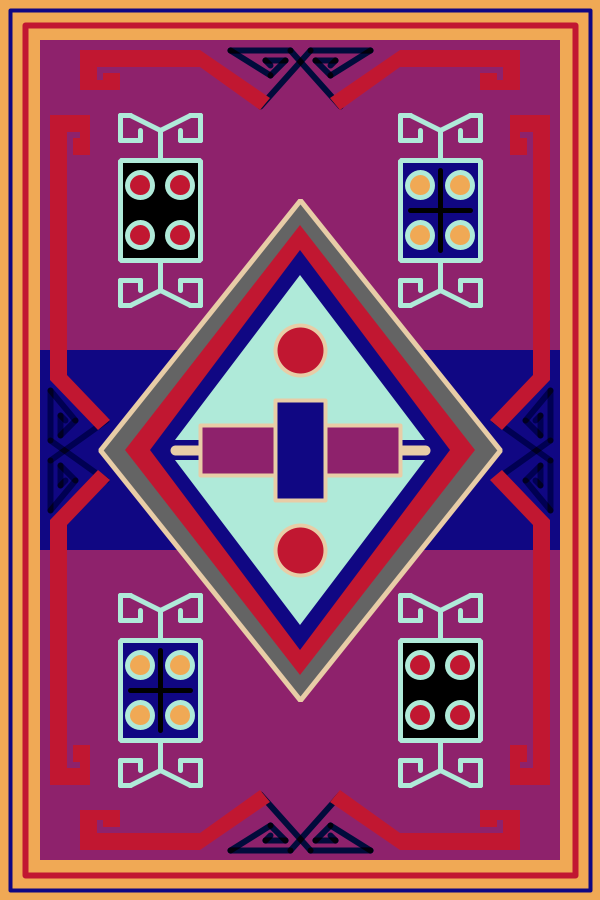
Frame 1 (no input)
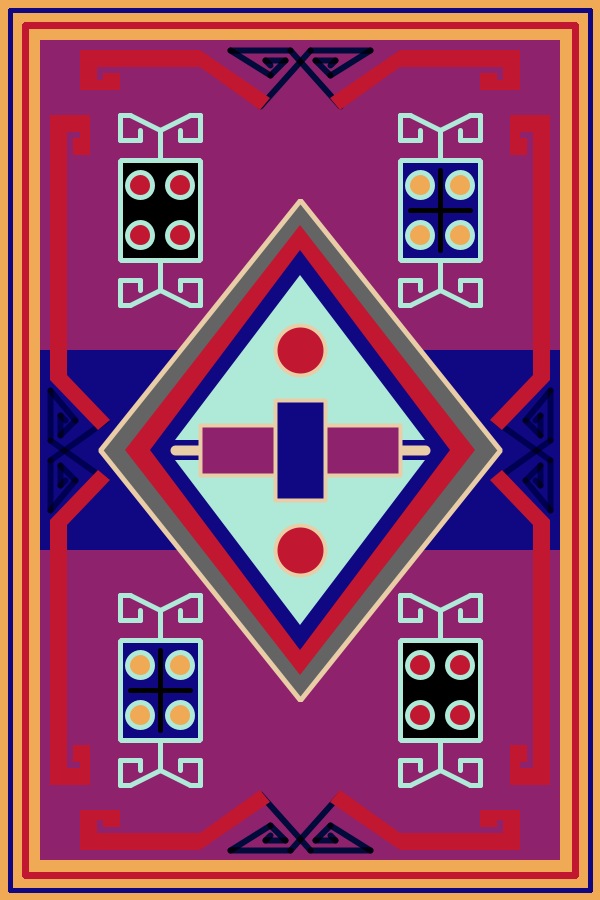
Frame 60 (the mouse pressed at the canvas centre just before this capture)
Frame 120 (the mouse held since frame 60 and released just before this capture): identical to frame 60, image omitted

The Processing sketch that drew these frames (run headless with seeded random() and noise(); from frame 60 on, the mouse is pressed at the canvas centre):

// Processing sketch: assignment01
// ── assignment01.pde
// Ginnie S. Hsu assignment #1

void setup () {
 size(600,900);
 background (240,169,85);
}
void draw (){
  color red = color(193,23,49);
  color dblue = color(16,7,131);
  color purple = color(208,87,227);
  color mint = color(175,234,217);
  color teal = color(66,210,216);
  color green = color(142,34,108);
  color dyellow = color(240,169,85);
  color lyellow = color(232,205,167);
  noStroke();
  
  

  fill(green);
  rect(40,40,520,820);
  
  fill(dblue);
  rect(40,350,520,200);
  
  


  
 
  //HEADER DESIGN BOTTOM
  strokeWeight(6);
  stroke(red);
  strokeJoin(BEVEL);
  blendMode(SUBTRACT);
  line(260,794,310,850);
  line(310,850,370,850);
  line(370,850,330,825);
  line(330,825,315,840);
  line(315,840,335,840);
  line(335,840,330,835);
  //header part 2
  line(340,794,290,850);
  line(290,850,230,850);
  line(230,850,270,825);
  line(270,825,285,840);
  line(285,840,265,840);
  line(265,840,270,835);
  noStroke();
  blendMode(BLEND);
  //header part 3
  fill(red);
  beginShape();
  vertex(80,850);
  vertex(80,810);
  vertex(120,810);
  vertex(120,827);
  vertex(103,827);
  vertex(103,820);
  vertex(97,820);
  vertex(97,833);
  vertex(200,833);
  vertex(260,790);
  vertex(270,802);
  vertex(200,850);
  endShape(CLOSE);
  //header part 4
  fill(red);
  beginShape();
  vertex(520,850);
  vertex(520,810);
  vertex(480,810);
  vertex(480,827);
  vertex(497,827);
  vertex(497,820);
  vertex(503,820);
  vertex(503,833);
  vertex(400,833);
  vertex(340,790);
  vertex(330,802);
  vertex(400,850);
  endShape(CLOSE);
  
  //left header 1
  //left header 2
  //left header 3
  fill(red);
  beginShape();
  vertex(50,115);
  vertex(90,115);
  vertex(90,155);
  vertex(73,155);
  vertex(73,138);
  vertex(80,138);
  vertex(80,132);
  vertex(67,132);
  vertex(67,300);
  vertex(50,300);
  endShape(CLOSE);
  
  //HEADER DESIGN
  strokeWeight(6);
  stroke(red);
  strokeJoin(BEVEL);
  blendMode(SUBTRACT);
  line(260,106,310,50);
  line(310,50,370,50);
  line(370,50,330,75);
  line(330,75,315,60);
  line(315,60,335,60);
  line(335,60,330,65);
  //header part 2
  line(340,106,290,50);
  line(290,50,230,50);
  line(230,50,270,75);
  line(270,75,285,60);
  line(285,60,265,60);
  line(265,60,270,65);
  noStroke();
  blendMode(BLEND);
  //header part 3
  fill(red);
  beginShape();
  vertex(80,50);
  vertex(80,90);
  vertex(120,90);
  vertex(120,73);
  vertex(103,73);
  vertex(103,80);
  vertex(97,80);
  vertex(97,67);
  vertex(200,67);
  vertex(260,110);
  vertex(270,98);
  vertex(200,50);
  endShape(CLOSE);
  //header part 4
  fill(red);
  beginShape();
  vertex(520,50);
  vertex(520,90);
  vertex(480,90);
  vertex(480,73);
  vertex(497,73);
  vertex(497,80);
  vertex(503,80);
  vertex(503,67);
  vertex(400,67);
  vertex(340,110);
  vertex(330,98);
  vertex(400,50);
  endShape(CLOSE);
  
  //left header 1
   strokeWeight(6);
  stroke(red);
  strokeJoin(BEVEL);
  blendMode(SUBTRACT);
line(106,420,50,460);
line(50,460,50,510);
line(50,510,75,480);
line(75,480,60,465);
line(60,465,60,485);
line(60,485,65,480);
//left header 2
line(106,480,50,440);
line(50,440,50,390);
line(50,390,75,420);
line(75,420,60,435);
line(60,435,60,415);
line(60,415,65,420);
  noStroke();
  
  blendMode(NORMAL);
  //left header 3
  fill(red);
  beginShape();
  vertex(50,115);
  vertex(90,115);
  vertex(90,155);
  vertex(73,155);
  vertex(73,138);
  vertex(80,138);
  vertex(80,132);
  vertex(67,132);
  vertex(67,375);
  vertex(110,420);
  
  vertex(98,430);
  vertex(50,380);
  
  endShape(CLOSE);
  
  //left header 4
  fill(red);
  beginShape();
  vertex(50,785);
  vertex(90,785);
  vertex(90,745);
  vertex(73,745);
  vertex(73,762);
  vertex(80,762);
  vertex(80,768);
  vertex(67,768);
  vertex(67,525);

  
  vertex(110,480);
  vertex(98,470);
  
  vertex(50,520);
  endShape(CLOSE);
  
  blendMode(NORMAL);
  
   //RIGHT header 1
   strokeWeight(6);
  stroke(red);
  strokeJoin(BEVEL);
  blendMode(SUBTRACT);
line(494,420,550,460);
line(550,460,550,510);
line(550,510,525,480);
line(525,480,540,465);
line(540,465,540,485);
line(540,485,535,480);
//RIGHT header 2
line(494,480,550,440);
line(550,440,550,390);
line(550,390,525,420);
line(525,420,540,435);
line(540,435,540,415);
line(540,415,535,420);
  noStroke();
  
  blendMode(NORMAL);
  //RIGHTheader 3
  fill(red);
  beginShape();
  vertex(550,115);
  vertex(510,115);
  vertex(510,155);
  vertex(527,155);
  vertex(527,138);
  vertex(520,138);
  vertex(520,132);
  vertex(533,132);
  vertex(533,375);
  vertex(490,420);
  
  vertex(502,430);
  vertex(550,380);
  
  endShape(CLOSE);
  
  //RIGHT header 4
  fill(red);
  beginShape();
  vertex(550,785);
  vertex(510,785);
  vertex(510,745);
  vertex(527,745);
  vertex(527,762);
  vertex(520,762);
  vertex(520,768);
  vertex(533,768);
  vertex(533,525);

  
  vertex(490,480);
  vertex(502,470);
  
  vertex(550,520);
  endShape(CLOSE);
  
  blendMode(NORMAL);
  
  
  
  
  
  
  
  
  
  
  
  
  
  
  //left header 4
//  fill(red);
//  beginShape();
//  vertex(520,50);
//  vertex(520,90);
//  vertex(480,90);
//  vertex(480,73);
//  vertex(497,73);
//  vertex(497,80);
//  vertex(503,80);
//  vertex(503,67);
//  vertex(400,67);
//  vertex(340,110);
//  vertex(330,98);
//  vertex(400,50);
//  endShape(CLOSE);
  
  
  //01 tv shapes LEFT-TOP
  strokeWeight(5);
  stroke(mint);
  fill(0);
  rect(120,160,80,100);
  //tvline
  //right
  //vertical center top
  line(160,160,160,130);
  //top-right
  line(160,130,190,115);
  line(190,115,200,115);
  line(200,115,200,140);
  line(200,140,180,140);
  line(180,140,180,130);
  //top-left
  line(160,130,130,115);
  line(130,115,120,115);
  line(120,115,120,140);
  line(120,140,140,140);
  line(140,140,140,130);
  //vertical center bottom
  line(160,260,160,290);
  //bottom-right
  line(160,290,190,305);
  line(190,305,200,305);
  line(200,305,200,280);
  line(200,280,180,280);
  line(180,280,180,290);
  //bottom-left
  line(160,290,130,305);
  line(130,305,120,305);
  line(120,305,120,280);
  line(120,280,140,280);
  line(140,280,140,290);
  //cross
  blendMode(SUBTRACT);
  line(160,170,160,250);
  line(130,210,190,210);
  blendMode(NORMAL);
  //circle
  fill(red);
  ellipse(140,185,25,25);
  ellipse(140,235,25,25);
  ellipse(180,185,25,25);
  ellipse(180,235,25,25);
  
  //02 tv shapes right-TOP
  strokeWeight(5);
  stroke(mint);
  fill(dblue);
  rect(400,160,80,100);
  //tvline
  //right
  //vertical center top
  line(440,160,440,130);
  //top-right
  line(440,130,470,115);
  line(470,115,480,115);
  line(480,115,480,140);
  line(480,140,460,140);
  line(460,140,460,130);
  //top-left
  line(440,130,410,115);
  line(410,115,400,115);
  line(400,115,400,140);
  line(400,140,420,140);
  line(420,140,420,130);
  //vertical center bottom
  line(440,260,440,290);
  //bottom-right
  line(440,290,470,305);
  line(470,305,480,305);
  line(480,305,480,280);
  line(480,280,460,280);
  line(460,280,460,290);
  //bottom-left
  line(440,290,410,305);
  line(410,305,400,305);
  line(400,305,400,280);
  line(400,280,420,280);
  line(420,280,420,290);
  //cross
  blendMode(SUBTRACT);
  line(440,170,440,250);
  line(410,210,470,210);
  blendMode(NORMAL);
  //circle
  fill(dyellow);
  ellipse(420,185,25,25);
  ellipse(420,235,25,25);
  ellipse(460,185,25,25);
  ellipse(460,235,25,25);
  
  //03 tv shapes right-bottom
  strokeWeight(5);
  stroke(mint);
  fill(0);
  rect(400,640,80,100);
  //tvline
  //right
  //vertical center top
  line(440,640,440,610);
  //top-right
  line(440,770,470,785);
  line(470,785,480,785);
  line(480,785,480,760);
  line(480,760,460,760);
  line(460,760,460,770);
  //top-left
  line(440,770,410,785);
  line(410,785,400,785);
  line(400,785,400,760);
  line(400,760,420,760);
  line(420,760,420,770);
  //vertical center bottom
  line(440,740,440,770);
  //bottom-right
  line(440,610,470,595);
  line(470,595,480,595);
  line(480,595,480,620);
  line(480,620,460,620);
  line(460,620,460,610);
  //bottom-left
  line(440,610,410,595);
  line(410,595,400,595);
  line(400,595,400,620);
  line(400,620,420,620);
  line(420,620,420,610);
  //cross
  blendMode(SUBTRACT);
  line(440,730,440,650);
  line(410,690,470,690);
  blendMode(NORMAL);
  //circle
  fill(red);
  ellipse(420,715,25,25);
  ellipse(420,665,25,25);
  ellipse(460,715,25,25);
  ellipse(460,665,25,25);
  
  
  //04 tv shapes LEFT-BOTTOM
  strokeWeight(5);
  stroke(mint);
  fill(dblue);
  rect(120,640,80,100);
  //tvline
  //right
  //vertical center top
  line(160,740,160,770);
  //top-right
  line(160,770,190,785);
  line(190,785,200,785);
  line(200,785,200,760);
  line(200,760,180,760);
  line(180,760,180,770);
  //top-left
  line(160,770,130,785);
  line(130,785,120,785);
  line(120,785,120,760);
  line(120,760,140,760);
  line(140,760,140,770);
  //vertical center bottom
  line(160,640,160,610);
  //bottom-right
  line(160,610,190,595);
  line(190,595,200,595);
  line(200,595,200,620);
  line(200,620,180,620);
  line(180,620,180,610);
  //bottom-left
  line(160,610,130,595);
  line(130,595,120,595);
  line(120,595,120,620);
  line(120,620,140,620);
  line(140,620,140,610);
  //cross
  blendMode(SUBTRACT);
  line(160,730,160,650);
  line(130,690,190,690);
  blendMode(NORMAL);
  //circle
  fill(dyellow);
  ellipse(140,715,25,25);
  ellipse(140,665,25,25);
  ellipse(180,715,25,25);
  ellipse(180,665,25,25);
  
  
  
  
  
 
 

  
  
  
 
  
  //diamond shapes
  stroke(lyellow);
  fill(100);
  quad(300,200,500,450,300,700,100,450);
  
  noStroke();
  fill(red);
  quad(300,225,475,450,300,675,125,450);
  
  
  fill(dblue);
  quad(300,250,450,450,300,650,150,450);
  
  
  
  //triangle top and bottom
  fill(mint);
  
  triangle(300,275,425,440,175,440);
  fill(mint);
  triangle(300,625,425,460,175,460);
  
  //line in the middle
  strokeWeight(10);
  strokeJoin(ROUND);
  stroke(lyellow);
  line(175,450,425,450);
  
  strokeWeight(6);
  noFill();
  
  stroke(red);
  rect(25,25,550,850);
  
  stroke(dblue);
  strokeWeight(4);
  noFill();

  
  rect(10,10,580,880);
  stroke(lyellow);
  fill(red);
  ellipse(300,350,50,50);
  
  fill(red);
  ellipse(300,550,50,50);
  
  fill(green);
  rect(200,425,200,50);
  
  fill(dblue);
  rect(275,400,50,100);
  
 
  
  
  
  
  
  
  
}
